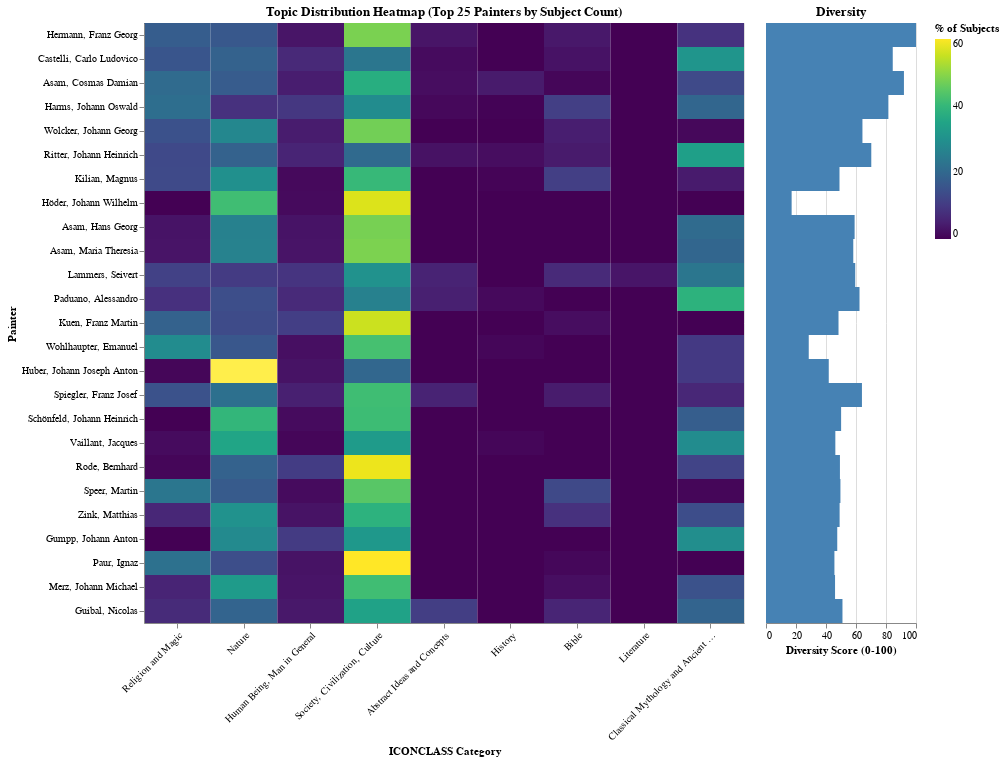

The code cell stored with this chart in its notebook:
### Code cell
# =============================================================================
# CELL 13f: Painter Topic Heatmap Visualization
# =============================================================================
# Create a heatmap showing topic distribution for top painters

# Prepare data for heatmap - top 25 painters by total subjects
top_n = 25
top_painters = painter_profiles.head(top_n)['painter'].to_list()

# Build long-form data for Altair
heatmap_data = []
for painter in top_painters:
    idx = painters_list.index(painter)
    total = totals[idx]
    diversity = entropies[idx]
    
    for cat in available_categories:
        if cat in painter_matrix.columns:
            count = painter_matrix.filter(pl.col('painter') == painter)[cat].to_numpy()[0]
            pct = count / total * 100 if total > 0 else 0
        else:
            pct = 0
        
        heatmap_data.append({
            'painter': painter,
            'category': cat,
            'category_name': ICONCLASS_CATEGORIES.get(cat, cat),
            'percentage': round(pct, 1),
            'count': int(count) if cat in painter_matrix.columns else 0,
            'diversity_score': round(diversity, 2)
        })

heatmap_df = pl.DataFrame(heatmap_data).to_pandas()

# Sort painters by total subjects (already sorted in painter_profiles)
painter_order = top_painters

# Create heatmap
heatmap = alt.Chart(heatmap_df).mark_rect().encode(
    x=alt.X('category_name:N', 
            title='ICONCLASS Category',
            sort=['Abstract, Non-representational Art', 'Religion and Magic', 'Nature',
                  'Human Being, Man in General', 'Society, Civilization, Culture',
                  'Abstract Ideas and Concepts', 'History', 'Bible', 'Literature',
                  'Classical Mythology and Ancient History'],
            axis=alt.Axis(labelAngle=-45, labelLimit=150)),
    y=alt.Y('painter:N', title='Painter', sort=painter_order),
    color=alt.Color('percentage:Q', 
                   scale=alt.Scale(scheme='viridis', domain=[0, 60]),
                   title='% of Subjects'),
    tooltip=[
        alt.Tooltip('painter:N', title='Painter'),
        alt.Tooltip('category_name:N', title='Category'),
        alt.Tooltip('percentage:Q', title='Percentage'),
        alt.Tooltip('count:Q', title='Count'),
        alt.Tooltip('diversity_score:Q', title='Diversity Score')
    ]
).properties(
    title=f'Topic Distribution Heatmap (Top {top_n} Painters by Subject Count)',
    width=600,
    height=600
)

# Add diversity score as a separate bar chart
diversity_bars = alt.Chart(
    painter_profiles.head(top_n).to_pandas()
).mark_bar(color='steelblue').encode(
    x=alt.X('diversity_normalized:Q', title='Diversity Score (0-100)', scale=alt.Scale(domain=[0, 100])),
    y=alt.Y('painter:N', title=None, sort=painter_order, axis=None),
    tooltip=[
        alt.Tooltip('painter:N', title='Painter'),
        alt.Tooltip('diversity_normalized:Q', title='Diversity %'),
        alt.Tooltip('dominant_category_name:N', title='Dominant Category')
    ]
).properties(
    width=150,
    height=600,
    title='Diversity'
)

# Combine horizontally
combined = alt.hconcat(heatmap, diversity_bars).resolve_scale(y='shared')

ipython_display(combined)

### Figure 1 — Vega-Lite specification as saved in the notebook (floating-point values rounded to 4 significant figures; data arrays with more than 128 entries replaced by an {"elided": "..."} marker saying what was removed)
{"config": {"view": {"continuousWidth": 300, "continuousHeight": 300}}, "hconcat": [{"data": {"name": "data-5b7713b4200c15e691a57f12a5c48873"}, "mark": {"type": "rect"}, "encoding": {"color": {"field": "percentage", "scale": {"domain": [0, 60], "scheme": "viridis"}, "title": "% of Subjects", "type": "quantitative"}, "tooltip": [{"field": "painter", "title": "Painter", "type": "nominal"}, {"field": "category_name", "title": "Category", "type": "nominal"}, {"field": "percentage", "title": "Percentage", "type": "quantitative"}, {"field": "count", "title": "Count", "type": "quantitative"}, {"field": "diversity_score", "title": "Diversity Score", "type": "quantitative"}], "x": {"axis": {"labelAngle": -45, "labelLimit": 150}, "field": "category_name", "sort": ["Abstract, Non-representational Art", "Religion and Magic", "Nature", "Human Being, Man in General", "Society, Civilization, Culture", "Abstract Ideas and Concepts", "History", "Bible", "Literature", "Classical Mythology and Ancient History"], "title": "ICONCLASS Category", "type": "nominal"}, "y": {"field": "painter", "sort": ["Hermann, Franz Georg", "Castelli, Carlo Ludovico", "Asam, Cosmas Damian", "Harms, Johann Oswald", "Wolcker, Johann Georg", "Ritter, Johann Heinrich", "Kilian, Magnus", "Höder, Johann Wilhelm", "Asam, Hans Georg", "Asam, Maria Theresia", "Lammers, Seivert", "Paduano, Alessandro", "Kuen, Franz Martin", "Wohlhaupter, Emanuel", "Huber, Johann Joseph Anton", "Spiegler, Franz Josef", "Schönfeld, Johann Heinrich", "Vaillant, Jacques", "Rode, Bernhard", "Speer, Martin", "Zink, Matthias", "Gumpp, Johann Anton", "Paur, Ignaz", "Merz, Johann Michael", "Guibal, Nicolas"], "title": "Painter", "type": "nominal"}}, "height": 600, "title": "Topic Distribution Heatmap (Top 25 Painters by Subject Count)", "width": 600}, {"data": {"name": "data-dffffb86ca690356c0109dc76b41ef20"}, "mark": {"type": "bar", "color": "steelblue"}, "encoding": {"tooltip": [{"field": "painter", "title": "Painter", "type": "nominal"}, {"field": "diversity_normalized", "title": "Diversity %", "type": "quantitative"}, {"field": "dominant_category_name", "title": "Dominant Category", "type": "nominal"}], "x": {"field": "diversity_normalized", "scale": {"domain": [0, 100]}, "title": "Diversity Score (0-100)", "type": "quantitative"}, "y": {"axis": null, "field": "painter", "sort": ["Hermann, Franz Georg", "Castelli, Carlo Ludovico", "Asam, Cosmas Damian", "Harms, Johann Oswald", "Wolcker, Johann Georg", "Ritter, Johann Heinrich", "Kilian, Magnus", "Höder, Johann Wilhelm", "Asam, Hans Georg", "Asam, Maria Theresia", "Lammers, Seivert", "Paduano, Alessandro", "Kuen, Franz Martin", "Wohlhaupter, Emanuel", "Huber, Johann Joseph Anton", "Spiegler, Franz Josef", "Schönfeld, Johann Heinrich", "Vaillant, Jacques", "Rode, Bernhard", "Speer, Martin", "Zink, Matthias", "Gumpp, Johann Anton", "Paur, Ignaz", "Merz, Johann Michael", "Guibal, Nicolas"], "title": null, "type": "nominal"}}, "height": 600, "title": "Diversity", "width": 150}], "resolve": {"scale": {"y": "shared"}}, "$schema": "https://vega.github.io/schema/vega-lite/v6.1.0.json", "datasets": {"data-5b7713b4200c15e691a57f12a5c48873": {"elided": "225 records"}, "data-dffffb86ca690356c0109dc76b41ef20": [{"painter": "Hermann, Franz Georg", "total_subjects": 556, "unique_codes": 298, "avg_level_entropy": 4.572, "max_depth": 26, "top_level_entropy": 2.157, "dominant_category": "4", "dominant_pct": 48.02, "diversity_score": 91.04, "dominant_category_name": "Society, Civilization, Culture", "diversity_normalized": 100.0}, {"painter": "Castelli, Carlo Ludovico", "total_subjects": 373, "unique_codes": 246, "avg_level_entropy": 3.436, "max_depth": 25, "top_level_entropy": 2.384, "dominant_category": "9", "dominant_pct": 31.1, "diversity_score": 76.93, "dominant_category_name": "Classical Mythology and Ancient History", "diversity_normalized": 84.5}, {"painter": "Asam, Cosmas Damian", "total_subjects": 367, "unique_codes": 272, "avg_level_entropy": 3.844, "max_depth": 26, "top_level_entropy": 2.381, "dominant_category": "4", "dominant_pct": 37.6, "diversity_score": 83.72, "dominant_category_name": "Society, Civilization, Culture", "diversity_normalized": 91.96}, {"painter": "Harms, Johann Oswald", "total_subjects": 363, "unique_codes": 239, "avg_level_entropy": 3.049, "max_depth": 28, "top_level_entropy": 2.518, "dominant_category": "4", "dominant_pct": 28.93, "diversity_score": 74.28, "dominant_category_name": "Society, Civilization, Culture", "diversity_normalized": 81.59}, {"painter": "Wolcker, Johann Georg", "total_subjects": 271, "unique_codes": 167, "avg_level_entropy": 3.075, "max_depth": 32, "top_level_entropy": 1.913, "dominant_category": "4", "dominant_pct": 47.23, "diversity_score": 58.54, "dominant_category_name": "Society, Civilization, Culture", "diversity_normalized": 64.3}, {"painter": "Ritter, Johann Heinrich", "total_subjects": 270, "unique_codes": 223, "avg_level_entropy": 1.783, "max_depth": 44, "top_level_entropy": 2.502, "dominant_category": "9", "dominant_pct": 33.7, "diversity_score": 63.9, "dominant_category_name": "Classical Mythology and Ancient History", "diversity_normalized": 70.19}, {"painter": "Kilian, Magnus", "total_subjects": 236, "unique_codes": 102, "avg_level_entropy": 2.384, "max_depth": 21, "top_level_entropy": 2.09, "dominant_category": "4", "dominant_pct": 40.25, "diversity_score": 44.61, "dominant_category_name": "Society, Civilization, Culture", "diversity_normalized": 49.0}, {"painter": "Höder, Johann Wilhelm", "total_subjects": 209, "unique_codes": 15, "avg_level_entropy": 1.041, "max_depth": 13, "top_level_entropy": 1.077, "dominant_category": "4", "dominant_pct": 56.94, "diversity_score": 15.56, "dominant_category_name": "Society, Civilization, Culture", "diversity_normalized": 17.09}, {"painter": "Asam, Hans Georg", "total_subjects": 174, "unique_codes": 131, "avg_level_entropy": 3.431, "max_depth": 26, "top_level_entropy": 1.779, "dominant_category": "4", "dominant_pct": 47.7, "diversity_score": 53.78, "dominant_category_name": "Society, Civilization, Culture", "diversity_normalized": 59.08}, {"painter": "Asam, Maria Theresia", "total_subjects": 168, "unique_codes": 127, "avg_level_entropy": 3.409, "max_depth": 26, "top_level_entropy": 1.777, "dominant_category": "4", "dominant_pct": 48.21, "diversity_score": 52.97, "dominant_category_name": "Society, Civilization, Culture", "diversity_normalized": 58.18}, {"painter": "Lammers, Seivert", "total_subjects": 158, "unique_codes": 136, "avg_level_entropy": 2.411, "max_depth": 41, "top_level_entropy": 2.675, "dominant_category": "4", "dominant_pct": 30.38, "diversity_score": 54.16, "dominant_category_name": "Society, Civilization, Culture", "diversity_normalized": 59.49}, {"painter": "Paduano, Alessandro", "total_subjects": 158, "unique_codes": 128, "avg_level_entropy": 3.469, "max_depth": 20, "top_level_entropy": 2.293, "dominant_category": "9", "dominant_pct": 38.61, "diversity_score": 56.76, "dominant_category_name": "Classical Mythology and Ancient History", "diversity_normalized": 62.34}, {"painter": "Kuen, Franz Martin", "total_subjects": 157, "unique_codes": 81, "avg_level_entropy": 3.213, "max_depth": 24, "top_level_entropy": 1.767, "dominant_category": "4", "dominant_pct": 55.41, "diversity_score": 44.01, "dominant_category_name": "Society, Civilization, Culture", "diversity_normalized": 48.34}, {"painter": "Wohlhaupter, Emanuel", "total_subjects": 142, "unique_codes": 49, "avg_level_entropy": 0.8876, "max_depth": 61, "top_level_entropy": 1.965, "dominant_category": "4", "dominant_pct": 42.25, "diversity_score": 25.95, "dominant_category_name": "Society, Civilization, Culture", "diversity_normalized": 28.5}, {"painter": "Huber, Johann Joseph Anton", "total_subjects": 142, "unique_codes": 65, "avg_level_entropy": 3.085, "max_depth": 22, "top_level_entropy": 1.375, "dominant_category": "2", "dominant_pct": 66.9, "diversity_score": 38.09, "dominant_category_name": "Nature", "diversity_normalized": 41.84}, {"painter": "Spiegler, Franz Josef", "total_subjects": 140, "unique_codes": 126, "avg_level_entropy": 3.742, "max_depth": 27, "top_level_entropy": 2.32, "dominant_category": "4", "dominant_pct": 41.43, "diversity_score": 58.23, "dominant_category_name": "Society, Civilization, Culture", "diversity_normalized": 63.96}, {"painter": "Schönfeld, Johann Heinrich", "total_subjects": 136, "unique_codes": 109, "avg_level_entropy": 2.881, "max_depth": 26, "top_level_entropy": 1.587, "dominant_category": "4", "dominant_pct": 41.18, "diversity_score": 45.59, "dominant_category_name": "Society, Civilization, Culture", "diversity_normalized": 50.07}, {"painter": "Vaillant, Jacques", "total_subjects": 128, "unique_codes": 85, "avg_level_entropy": 2.767, "max_depth": 23, "top_level_entropy": 1.778, "dominant_category": "2", "dominant_pct": 35.16, "diversity_score": 42.09, "dominant_category_name": "Nature", "diversity_normalized": 46.23}, {"painter": "Rode, Bernhard", "total_subjects": 125, "unique_codes": 84, "avg_level_entropy": 3.379, "max_depth": 23, "top_level_entropy": 1.665, "dominant_category": "4", "dominant_pct": 58.4, "diversity_score": 44.87, "dominant_category_name": "Society, Civilization, Culture", "diversity_normalized": 49.29}, {"painter": "Speer, Martin", "total_subjects": 124, "unique_codes": 77, "avg_level_entropy": 3.296, "max_depth": 16, "top_level_entropy": 1.978, "dominant_category": "4", "dominant_pct": 44.35, "diversity_score": 45.18, "dominant_category_name": "Society, Civilization, Culture", "diversity_normalized": 49.62}, {"painter": "Zink, Matthias", "total_subjects": 109, "unique_codes": 71, "avg_level_entropy": 3.212, "max_depth": 23, "top_level_entropy": 2.14, "dominant_category": "4", "dominant_pct": 38.53, "diversity_score": 44.69, "dominant_category_name": "Society, Civilization, Culture", "diversity_normalized": 49.08}, {"painter": "Gumpp, Johann Anton", "total_subjects": 109, "unique_codes": 81, "avg_level_entropy": 2.949, "max_depth": 23, "top_level_entropy": 1.895, "dominant_category": "4", "dominant_pct": 32.11, "diversity_score": 43.24, "dominant_category_name": "Society, Civilization, Culture", "diversity_normalized": 47.5}, {"painter": "Paur, Ignaz", "total_subjects": 108, "unique_codes": 67, "avg_level_entropy": 3.444, "max_depth": 14, "top_level_entropy": 1.525, "dominant_category": "4", "dominant_pct": 60.19, "diversity_score": 41.53, "dominant_category_name": "Society, Civilization, Culture", "diversity_normalized": 45.61}, {"painter": "Merz, Johann Michael", "total_subjects": 101, "unique_codes": 63, "avg_level_entropy": 3.155, "max_depth": 23, "top_level_entropy": 1.967, "dominant_category": "4", "dominant_pct": 41.58, "diversity_score": 41.91, "dominant_category_name": "Society, Civilization, Culture", "diversity_normalized": 46.03}, {"painter": "Guibal, Nicolas", "total_subjects": 84, "unique_codes": 77, "avg_level_entropy": 2.983, "max_depth": 16, "top_level_entropy": 2.472, "dominant_category": "4", "dominant_pct": 34.52, "diversity_score": 46.41, "dominant_category_name": "Society, Civilization, Culture", "diversity_normalized": 50.98}]}}
